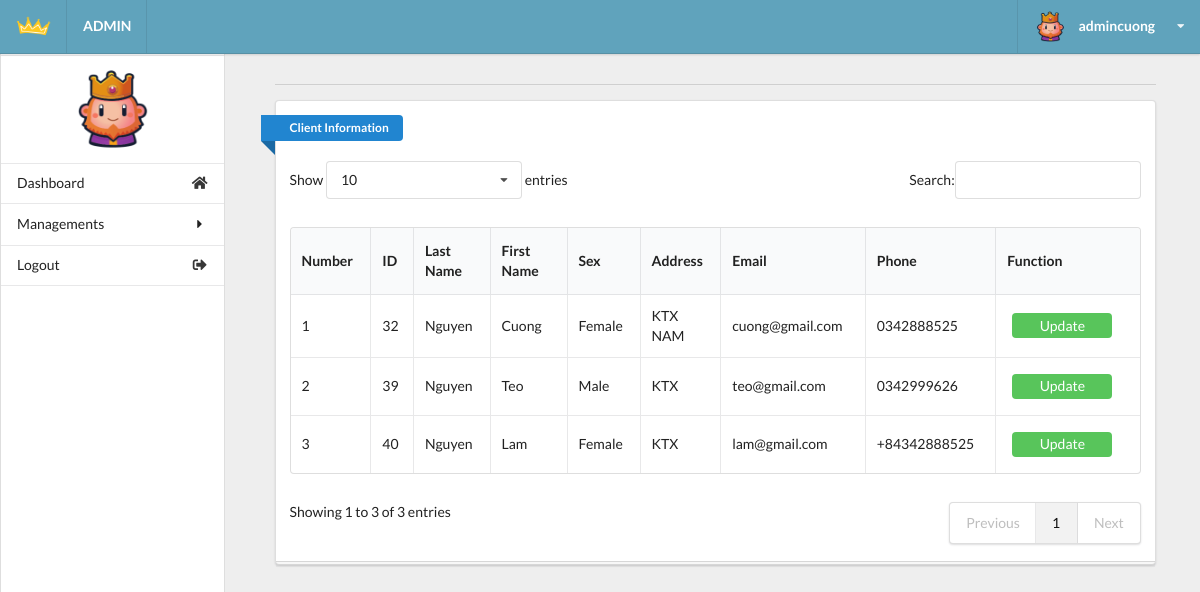
/admin/admin.php?act=client (signed in), run on the app's committed database.
### tables this page shows
CREATE TABLE `tbl_client` (
  `id` int(11) NOT NULL,
  `fname` varchar(50) NOT NULL,
  `lname` varchar(50) NOT NULL,
  `sex` tinyint(1) NOT NULL,
  `address` varchar(255) NOT NULL,
  `email` varchar(50) NOT NULL,
  `phone` varchar(13) NOT NULL,
  `user` varchar(255) NOT NULL,
  `password` varchar(255) NOT NULL,
  `ban` tinyint(4) NOT NULL DEFAULT 0
);

### model/clientdb.php (called while the page is built, shortened)
<?php
function getall_client(){
    $conn=connectdb();
    $stmt = $conn->prepare("SELECT * FROM tbl_client");
    $stmt->execute();
    $kq=$stmt->fetchAll();
    return $kq;
}
?>

### admin/client.php (the view, shortened to what this page needs)
<div class="right floated thirteen wide computer sixteen wide phone column" id="content">
    <div class="ui container grid">
        <div class="row">
            <div class="fifteen wide computer sixteen wide phone centered column center-table">
                <div class="ui divider"></div>
                <div class="ui grid">
                    <div class="sixteen wide computer sixteen wide phone centered column">
                        <div class="ui stacked segment">
                            <div class="ui blue ribbon icon label">Client Information</div>
                            <br><br>
                            <table id="example" class="ui celled table responsive nowrap unstackable"
                                style="width:100%">
                                <thead>
                                    <tr>
                                        <th>Number</th>
                                        <th>ID</th>
                                        <th>Last Name</th>
                                        <th>First Name</th>
                                        <th>Sex</th>
                                        <th>Address</th>
                                        <th>Email</th>
                                        <th>Phone</th>
                                        <th>Function</th>
                                    </tr>
                                </thead>
                                <?php
                  if (isset($kq) && (count($kq) > 0)) {
                    $i = 1;
                    foreach ($kq as $client) {
                      $sex='';
                      if($client['sex']==1)
                      {
                        $sex='Male';
                      }
                      elseif($client['sex']==2)
                      {
                        $sex='Female';
                      }
                      elseif($client['sex']==3)
                      {
                        $sex='Other';
                      }
                      else
                      {
                        $sex='None';
                      }
                      echo '
                        <tr>
                          <td>'.$i.'</td>
                          <td>'.$client['id'].'</td>
                          <td>'.$client['lname'].'</td>
                          <td>'.$client['fname'].'</td>
                          <td>'.$sex.'</td>
                          <td>'.$client['address'].'</td>
                          <td>'.$client['email'].'</td>
                          <td>'.$client['phone'].'</td>
                          <td>
                            <button  class="button-update"><a class="change-a" href="admin.php?act=updateform_client&id='.$client['id'].'">Update</a></button>
                          </td>
                        </tr>';
                      $i++;
                    }
                  }
                ?>
                            </table>
                        </div>
                    </div>
                </div>
            </div>
        </div>
    </div>
</div>
</div>
</body>
</html>

### admin/css/main.css (style rules this page uses)
html, body { background-color: #eeeeee; height: 100%; width: 100%; margin: 0; padding: 0; }
#content { top: 1em; }
.button-update { background-color: #58c55b; border: none; color: white; padding: 4px 20px; width: 100px; height: 25px; text-align: center; text-decoration: none; display: inline-block; border-radius: 4px; margin: 5px; }
.change-a { color: white; width: 100%; }

### data on the page
tbl_client: id "32", lname "Nguyen", fname "Cuong", sex "Female", address "KTX NAM", email "cuong@gmail.com", phone "0342888525"
tbl_client: id "39", lname "Nguyen", fname "Teo", sex "Male", address "KTX", email "teo@gmail.com", phone "0342999626"
tbl_client: id "40", lname "Nguyen", fname "Lam", sex "Female", address "KTX", email "lam@gmail.com", phone "+84342888525"

### other printed values
$_SESSION['name'] "admincuong"
